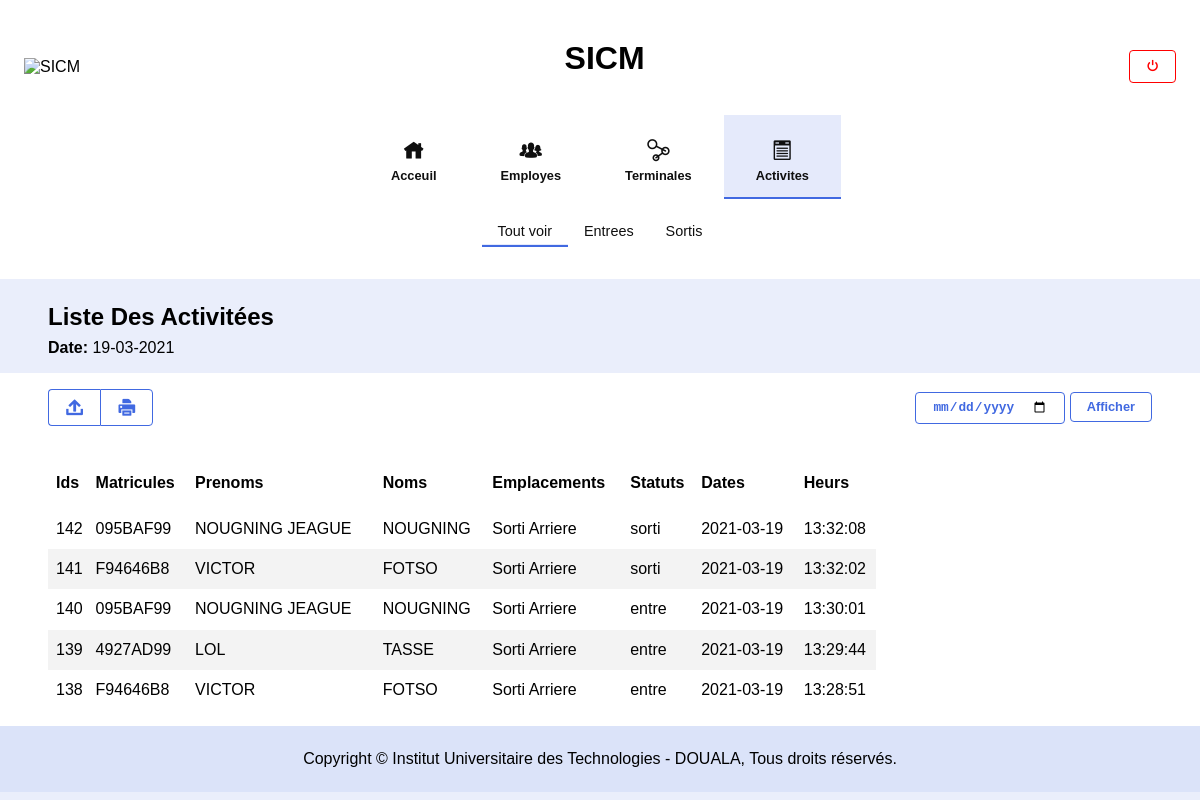
The app's page /activites (signed in) with its own data.
### sicm/models.py (models this page shows, shortened)
class Activity(db.Model):
    id = db.Column(db.Integer, primary_key=True)
    date = db.Column(db.DateTime, default=datetime.now)
    status = db.Column(db.Integer, default=1)
    employee_matricule = db.Column(db.String(200), db.ForeignKey('employee.matricule'), nullable=False)
    terminal_matricule = db.Column(db.String(10), db.ForeignKey('terminal.matricule'), nullable=False)
    def json(self):
        return {
            'id': self.id,
            'matricule': self.employee_matricule,
            'prenom': self.employee.first_name,
            'nom': self.employee.last_name,
            'emplacement': self.terminal.location,
            'statut': 'entre' if self.status == 0 else 'sorti',
            'date': str(self.date.date()),
            'heur': self.date.strftime('%H:%M:%S')
        }

class Employee(db.Model):
    matricule = db.Column(db.String(200), primary_key=True)
    first_name = db.Column(db.String(20), nullable=False)
    last_name = db.Column(db.String(20), nullable=False)
    created_on = db.Column(db.DateTime, default=datetime.now)
    activties = db.relationship('Activity', backref='employee', lazy=True, cascade="all, delete")

class Terminal(db.Model):
    matricule = db.Column(db.String(10), primary_key=True)
    location = db.Column(db.String(35))
    created_on = db.Column(db.DateTime, default=datetime.now)
    activties = db.relationship('Activity', backref='terminal', lazy=True, cascade="all, delete")

### sicm/routes.py (the view, shortened to what this page needs)
@app.route('/activites')
@app.route('/activites/<int:status>')
@login_required
def activity_listing(status=-1):
    do_export = request.args.get('export', False)
    raw_date = request.args.get('date', False)
    if raw_date:
        date = datetime.strptime(raw_date, '%Y-%m-%d').date()
    else:
        date =  datetime.now().date()
    if status < -1 and status > 1:
        return abort(404)
    elif status == -1:
        data = [ i.json() for i in \
                Activity.query.order_by(Activity.date.asc()).all() \
                if i.date.date() == date
            ]
    else:
        data = [ i.json() for i in \
                Activity.query.filter_by(status=status).order_by(Activity.date.asc()).all() \
                if i.date.date() == date
            ]
    return render_template("sicm/activity_listing.html", page_title=f"liste des activitées", date=date.strftime('%d-%m-%Y'), data=data[::-1], status=status, page_index=3)

### sicm/models.py (called while the page is built)
@login_manager.user_loader
def load_user(username):
    return Admin.query.get(username)

### sicm/templates/sicm/activity_listing.html
{% extends "sicm/_layout.html" %}
{% from 'sicm/macros/utils.html' import generate_table_head %}
{% from 'sicm/macros/utils.html' import generate_table_body %}
{% block main_body %}
    <table class="datatable" id="dataTable" cellspacing="0">
        <thead>
            {% if data[0] %}
                <tr>
                    {{ generate_table_head(data[0]) }}
                </tr>
            {% endif %}
        </thead>
        <tbody>
            {{ generate_table_body(data) }}
        </tbody>
    </table>
{% endblock %}

### sicm/templates/sicm/macros/utils.html (shortened to what this page needs)
{% macro generate_table_head(item) %}
    {% if item %}
        {% for key in item %}
            <th>{{ " ".join(key.split('_')).capitalize() }}s</th>
        {% endfor %}
    {% endif %}
{% endmacro %}
{% macro generate_table_body(data, withOptions=False, options=[]) %}
    {% if data %}
        {% for row in data %}
            <tr role="row">
                {% for ck, col in row.items() %}
                    <td>{{ col }}</td>
                {% endfor %}
            </tr>
        {% endfor %}
    {% endif %}
{% endmacro %}

### sicm/static/css/main.css (style rules this page uses)
* { margin: 0; padding: 0; -webkit-box-sizing: border-box; box-sizing: border-box; }
body { width: 100%; height: 100vh; font-size: 16px; font-family: Montserrat, sans-serif; background-color: rgba(65, 105, 225, 0.111); }
table.datatable { width: 100%; }
table.datatable thead > tr > th { padding: 1rem 0 1rem .5rem; text-align: left; cursor: pointer; }
table.datatable tbody > tr { cursor: pointer; }
table.datatable tbody > tr > td { padding: .7rem 0 .7rem .5rem; text-align: left; }
table.datatable tbody > tr:nth-child(even) { background-color: #61616113; }

### records on screen
Activity: employee_matricule "095BAF99"
Employee: first_name "NOUGNING JEAGUE", last_name "NOUGNING"
Terminal: location "Sorti Arriere"
Activity: employee_matricule "F94646B8"
Employee: first_name "VICTOR", last_name "FOTSO"
Activity: employee_matricule "095BAF99"
Activity: employee_matricule "4927AD99"
Employee: first_name "LOL", last_name "TASSE"
Activity: employee_matricule "F94646B8"

### other values on screen
{{ page_title.title() }} "Liste Des Activitées"
{{ date }} "19-03-2021"
{{ " ".join(key.split('_')).capitalize() }} "Id" "Matricule" "Prenom" "Nom" "Emplacement" "Statut" "Date" "Heur"
{{ col }} "142" "sorti" "2021-03-19" "13:32:08" "141" "sorti" "2021-03-19" "13:32:02" "140" "entre" "2021-03-19" "13:30:01" "139" "entre" "2021-03-19" "13:29:44" "138" "entre" "2021-03-19" "13:28:51"
